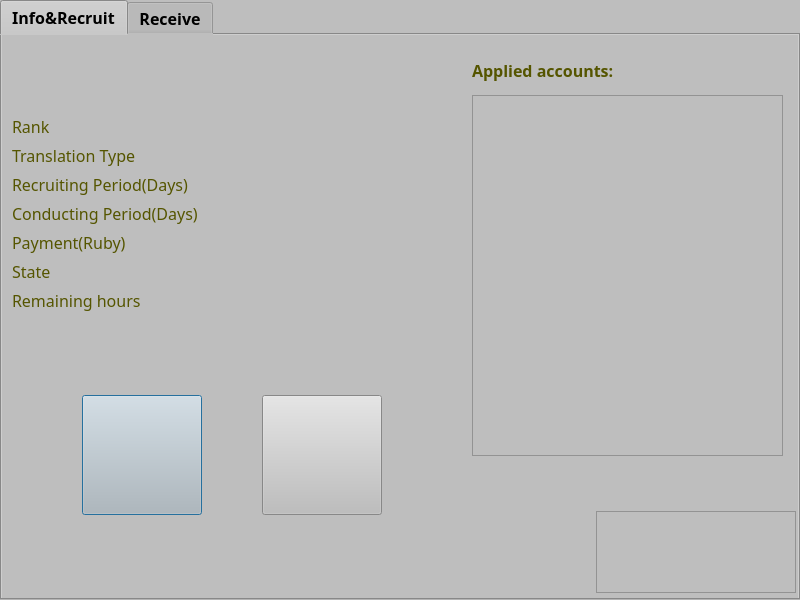
<?xml version="1.0" encoding="UTF-8"?>
<ui version="4.0">
 <class>DialogIssRecTaskOper</class>
 <widget class="QDialog" name="DialogIssRecTaskOper">
  <property name="geometry">
   <rect>
    <x>0</x>
    <y>0</y>
    <width>800</width>
    <height>600</height>
   </rect>
  </property>
  <property name="windowTitle">
   <string>Issued Task</string>
  </property>
  <property name="styleSheet">
   <string notr="true">background-color: rgb(190, 190, 190);
border-image:transparent;</string>
  </property>
  <widget class="QTabWidget" name="tabWidget">
   <property name="geometry">
    <rect>
     <x>0</x>
     <y>0</y>
     <width>800</width>
     <height>600</height>
    </rect>
   </property>
   <property name="font">
    <font>
     <family>Century Gothic</family>
     <pointsize>12</pointsize>
     <weight>75</weight>
     <bold>true</bold>
    </font>
   </property>
   <property name="currentIndex">
    <number>0</number>
   </property>
   <widget class="QWidget" name="tabInfo">
    <attribute name="title">
     <string>Info&amp;&amp;Recruit</string>
    </attribute>
    <widget class="QLabel" name="label">
     <property name="geometry">
      <rect>
       <x>470</x>
       <y>20</y>
       <width>191</width>
       <height>31</height>
      </rect>
     </property>
     <property name="font">
      <font>
       <family>Century Gothic</family>
       <pointsize>12</pointsize>
       <weight>75</weight>
       <bold>true</bold>
      </font>
     </property>
     <property name="styleSheet">
      <string notr="true">border-image:transparent;color: rgb(85, 85, 0);</string>
     </property>
     <property name="text">
      <string>Applied accounts:</string>
     </property>
    </widget>
    <widget class="QPushButton" name="okButton">
     <property name="geometry">
      <rect>
       <x>80</x>
       <y>360</y>
       <width>120</width>
       <height>120</height>
      </rect>
     </property>
     <property name="toolTip">
      <string>Choose as principal</string>
     </property>
     <property name="styleSheet">
      <string notr="true">QPushButton{border-image: url(:/CrowdSourcing/Resources/pictures/link_shoot.png);}  
QPushButton:hover{border-image: url(:/CrowdSourcing/Resources/pictures/link_shoot_on.png);}
QPushButton:pressed{border-image: url(:/CrowdSourcing/Resources/pictures/link_shoot_clicked.png);};</string>
     </property>
     <property name="text">
      <string/>
     </property>
    </widget>
    <widget class="QWidget" name="formLayoutWidget">
     <property name="geometry">
      <rect>
       <x>10</x>
       <y>80</y>
       <width>455</width>
       <height>212</height>
      </rect>
     </property>
     <layout class="QFormLayout" name="formLayout">
      <item row="1" column="0">
       <widget class="QLabel" name="label_1">
        <property name="font">
         <font>
          <family>Century Gothic</family>
          <pointsize>12</pointsize>
         </font>
        </property>
        <property name="styleSheet">
         <string notr="true">color: rgb(85, 85, 0);</string>
        </property>
        <property name="text">
         <string>Translation Type</string>
        </property>
       </widget>
      </item>
      <item row="1" column="1">
       <widget class="QLabel" name="labelTransType">
        <property name="font">
         <font>
          <family>Century Gothic</family>
          <pointsize>12</pointsize>
         </font>
        </property>
        <property name="styleSheet">
         <string notr="true">color: rgb(85, 0, 255);</string>
        </property>
        <property name="text">
         <string/>
        </property>
       </widget>
      </item>
      <item row="2" column="0">
       <widget class="QLabel" name="label_2">
        <property name="font">
         <font>
          <family>Century Gothic</family>
          <pointsize>12</pointsize>
         </font>
        </property>
        <property name="styleSheet">
         <string notr="true">color: rgb(85, 85, 0);</string>
        </property>
        <property name="text">
         <string>Recruiting Period(Days)</string>
        </property>
       </widget>
      </item>
      <item row="2" column="1">
       <widget class="QLabel" name="labelRecPeriod">
        <property name="font">
         <font>
          <family>Century Gothic</family>
          <pointsize>12</pointsize>
         </font>
        </property>
        <property name="styleSheet">
         <string notr="true">color: rgb(85, 0, 255);</string>
        </property>
        <property name="text">
         <string/>
        </property>
       </widget>
      </item>
      <item row="3" column="0">
       <widget class="QLabel" name="label_3">
        <property name="font">
         <font>
          <family>Century Gothic</family>
          <pointsize>12</pointsize>
         </font>
        </property>
        <property name="styleSheet">
         <string notr="true">color: rgb(85, 85, 0);</string>
        </property>
        <property name="text">
         <string>Conducting Period(Days)</string>
        </property>
       </widget>
      </item>
      <item row="3" column="1">
       <widget class="QLabel" name="labelConPeriod">
        <property name="font">
         <font>
          <family>Century Gothic</family>
          <pointsize>12</pointsize>
         </font>
        </property>
        <property name="styleSheet">
         <string notr="true">color: rgb(85, 0, 255);</string>
        </property>
        <property name="text">
         <string/>
        </property>
       </widget>
      </item>
      <item row="4" column="0">
       <widget class="QLabel" name="label_7">
        <property name="font">
         <font>
          <family>Century Gothic</family>
          <pointsize>12</pointsize>
         </font>
        </property>
        <property name="styleSheet">
         <string notr="true">color: rgb(85, 85, 0);</string>
        </property>
        <property name="text">
         <string>Payment(Ruby)</string>
        </property>
       </widget>
      </item>
      <item row="4" column="1">
       <widget class="QLabel" name="labelPayment">
        <property name="font">
         <font>
          <family>Century Gothic</family>
          <pointsize>12</pointsize>
         </font>
        </property>
        <property name="styleSheet">
         <string notr="true">color: rgb(85, 0, 255);</string>
        </property>
        <property name="text">
         <string/>
        </property>
       </widget>
      </item>
      <item row="5" column="0">
       <widget class="QLabel" name="label_6">
        <property name="font">
         <font>
          <family>Century Gothic</family>
          <pointsize>12</pointsize>
         </font>
        </property>
        <property name="styleSheet">
         <string notr="true">color: rgb(85, 85, 0);</string>
        </property>
        <property name="text">
         <string>State</string>
        </property>
       </widget>
      </item>
      <item row="5" column="1">
       <widget class="QLabel" name="labelState">
        <property name="font">
         <font>
          <family>Century Gothic</family>
          <pointsize>12</pointsize>
         </font>
        </property>
        <property name="styleSheet">
         <string notr="true">color: rgb(85, 0, 255);</string>
        </property>
        <property name="text">
         <string/>
        </property>
       </widget>
      </item>
      <item row="0" column="0">
       <widget class="QLabel" name="label_8">
        <property name="font">
         <font>
          <family>Century Gothic</family>
          <pointsize>12</pointsize>
         </font>
        </property>
        <property name="styleSheet">
         <string notr="true">color: rgb(85, 85, 0);</string>
        </property>
        <property name="text">
         <string>Rank</string>
        </property>
       </widget>
      </item>
      <item row="0" column="1">
       <widget class="QLabel" name="labelRank">
        <property name="font">
         <font>
          <family>Century Gothic</family>
          <pointsize>12</pointsize>
         </font>
        </property>
        <property name="styleSheet">
         <string notr="true">color: rgb(85, 0, 255);</string>
        </property>
        <property name="text">
         <string/>
        </property>
       </widget>
      </item>
      <item row="6" column="0">
       <widget class="QLabel" name="label_9">
        <property name="font">
         <font>
          <family>Century Gothic</family>
          <pointsize>12</pointsize>
         </font>
        </property>
        <property name="styleSheet">
         <string notr="true">color: rgb(85, 85, 0);</string>
        </property>
        <property name="text">
         <string>Remaining hours</string>
        </property>
       </widget>
      </item>
      <item row="6" column="1">
       <widget class="QLabel" name="labelRemHours">
        <property name="font">
         <font>
          <family>Century Gothic</family>
          <pointsize>12</pointsize>
         </font>
        </property>
        <property name="styleSheet">
         <string notr="true">color: rgb(85, 0, 255);</string>
        </property>
        <property name="text">
         <string/>
        </property>
       </widget>
      </item>
     </layout>
    </widget>
    <widget class="QListWidget" name="listWidgetAppliedAcc">
     <property name="geometry">
      <rect>
       <x>470</x>
       <y>60</y>
       <width>311</width>
       <height>361</height>
      </rect>
     </property>
     <property name="styleSheet">
      <string notr="true">border-image: transparent;</string>
     </property>
    </widget>
    <widget class="QPushButton" name="cancelButton">
     <property name="geometry">
      <rect>
       <x>260</x>
       <y>360</y>
       <width>120</width>
       <height>120</height>
      </rect>
     </property>
     <property name="toolTip">
      <string>Cancel</string>
     </property>
     <property name="styleSheet">
      <string notr="true">QPushButton{border-image: url(:/CrowdSourcing/Resources/pictures/zelda_woman.png);}  
QPushButton:hover{border-image: url(:/CrowdSourcing/Resources/pictures/zelda_woman_on.png);}
QPushButton:pressed{border-image: url(:/CrowdSourcing/Resources/pictures/zelda_woman_clicked.png);};</string>
     </property>
     <property name="text">
      <string/>
     </property>
    </widget>
    <widget class="QFrame" name="frame">
     <property name="geometry">
      <rect>
       <x>594</x>
       <y>476</y>
       <width>200</width>
       <height>82</height>
      </rect>
     </property>
     <property name="styleSheet">
      <string notr="true">border-image: url(:/CrowdSourcing/Resources/pictures/zelda_logo2.png);</string>
     </property>
     <property name="frameShape">
      <enum>QFrame::StyledPanel</enum>
     </property>
     <property name="frameShadow">
      <enum>QFrame::Raised</enum>
     </property>
    </widget>
   </widget>
   <widget class="QWidget" name="tabReceive">
    <attribute name="title">
     <string>Receive</string>
    </attribute>
    <widget class="QPushButton" name="refuseButton">
     <property name="geometry">
      <rect>
       <x>390</x>
       <y>370</y>
       <width>120</width>
       <height>120</height>
      </rect>
     </property>
     <property name="toolTip">
      <string>Refuse</string>
     </property>
     <property name="styleSheet">
      <string notr="true">QPushButton{border-image: url(:/CrowdSourcing/Resources/pictures/zelda_woman.png);}  
QPushButton:hover{border-image: url(:/CrowdSourcing/Resources/pictures/zelda_woman_on.png);}
QPushButton:pressed{border-image: url(:/CrowdSourcing/Resources/pictures/zelda_woman_clicked.png);};</string>
     </property>
     <property name="text">
      <string/>
     </property>
    </widget>
    <widget class="QPushButton" name="acceptButton">
     <property name="geometry">
      <rect>
       <x>180</x>
       <y>370</y>
       <width>120</width>
       <height>120</height>
      </rect>
     </property>
     <property name="toolTip">
      <string>Confirm and Pay</string>
     </property>
     <property name="styleSheet">
      <string notr="true">QPushButton{border-image: url(:/CrowdSourcing/Resources/pictures/link_shoot.png);}  
QPushButton:hover{border-image: url(:/CrowdSourcing/Resources/pictures/link_shoot_on.png);}
QPushButton:pressed{border-image: url(:/CrowdSourcing/Resources/pictures/link_shoot_clicked.png);};</string>
     </property>
     <property name="text">
      <string/>
     </property>
    </widget>
    <widget class="QFrame" name="frame_2">
     <property name="geometry">
      <rect>
       <x>594</x>
       <y>476</y>
       <width>200</width>
       <height>82</height>
      </rect>
     </property>
     <property name="styleSheet">
      <string notr="true">border-image: url(:/CrowdSourcing/Resources/pictures/zelda_logo2.png);</string>
     </property>
     <property name="frameShape">
      <enum>QFrame::StyledPanel</enum>
     </property>
     <property name="frameShadow">
      <enum>QFrame::Raised</enum>
     </property>
    </widget>
    <widget class="QTextBrowser" name="textBrowserTranslation">
     <property name="geometry">
      <rect>
       <x>410</x>
       <y>80</y>
       <width>311</width>
       <height>261</height>
      </rect>
     </property>
     <property name="font">
      <font>
       <family>Century Gothic</family>
       <pointsize>10</pointsize>
      </font>
     </property>
     <property name="styleSheet">
      <string notr="true">color: rgb(0, 0, 0);</string>
     </property>
     <property name="readOnly">
      <bool>true</bool>
     </property>
     <property name="html">
      <string>&lt;!DOCTYPE HTML PUBLIC &quot;-//W3C//DTD HTML 4.0//EN&quot; &quot;http://www.w3.org/TR/REC-html40/strict.dtd&quot;&gt;
&lt;html&gt;&lt;head&gt;&lt;meta name=&quot;qrichtext&quot; content=&quot;1&quot; /&gt;&lt;style type=&quot;text/css&quot;&gt;
p, li { white-space: pre-wrap; }
&lt;/style&gt;&lt;/head&gt;&lt;body style=&quot; font-family:'Century Gothic'; font-size:10pt; font-weight:400; font-style:normal;&quot;&gt;
&lt;p style=&quot;-qt-paragraph-type:empty; margin-top:0px; margin-bottom:0px; margin-left:0px; margin-right:0px; -qt-block-indent:0; text-indent:0px;&quot;&gt;&lt;br /&gt;&lt;/p&gt;&lt;/body&gt;&lt;/html&gt;</string>
     </property>
    </widget>
    <widget class="QTextBrowser" name="textBrowserOrigin">
     <property name="geometry">
      <rect>
       <x>50</x>
       <y>80</y>
       <width>311</width>
       <height>261</height>
      </rect>
     </property>
     <property name="font">
      <font>
       <family>Century Gothic</family>
       <pointsize>10</pointsize>
      </font>
     </property>
     <property name="styleSheet">
      <string notr="true">color: rgb(0, 0, 0);</string>
     </property>
     <property name="readOnly">
      <bool>true</bool>
     </property>
     <property name="html">
      <string>&lt;!DOCTYPE HTML PUBLIC &quot;-//W3C//DTD HTML 4.0//EN&quot; &quot;http://www.w3.org/TR/REC-html40/strict.dtd&quot;&gt;
&lt;html&gt;&lt;head&gt;&lt;meta name=&quot;qrichtext&quot; content=&quot;1&quot; /&gt;&lt;style type=&quot;text/css&quot;&gt;
p, li { white-space: pre-wrap; }
&lt;/style&gt;&lt;/head&gt;&lt;body style=&quot; font-family:'Century Gothic'; font-size:10pt; font-weight:400; font-style:normal;&quot;&gt;
&lt;p style=&quot;-qt-paragraph-type:empty; margin-top:0px; margin-bottom:0px; margin-left:0px; margin-right:0px; -qt-block-indent:0; text-indent:0px;&quot;&gt;&lt;br /&gt;&lt;/p&gt;&lt;/body&gt;&lt;/html&gt;</string>
     </property>
    </widget>
    <widget class="QLabel" name="label_17">
     <property name="geometry">
      <rect>
       <x>50</x>
       <y>40</y>
       <width>191</width>
       <height>31</height>
      </rect>
     </property>
     <property name="font">
      <font>
       <family>Century Gothic</family>
       <pointsize>12</pointsize>
       <weight>75</weight>
       <bold>true</bold>
      </font>
     </property>
     <property name="styleSheet">
      <string notr="true">border-image:transparent;color: rgb(85, 85, 0);</string>
     </property>
     <property name="text">
      <string>Origin:</string>
     </property>
    </widget>
    <widget class="QLabel" name="label_18">
     <property name="geometry">
      <rect>
       <x>410</x>
       <y>40</y>
       <width>191</width>
       <height>31</height>
      </rect>
     </property>
     <property name="font">
      <font>
       <family>Century Gothic</family>
       <pointsize>12</pointsize>
       <weight>75</weight>
       <bold>true</bold>
      </font>
     </property>
     <property name="styleSheet">
      <string notr="true">border-image:transparent;color: rgb(85, 85, 0);</string>
     </property>
     <property name="text">
      <string>Translation:</string>
     </property>
    </widget>
   </widget>
  </widget>
 </widget>
 <resources>
  <include location="CrowdSourcing.qrc"/>
 </resources>
 <connections>
  <connection>
   <sender>okButton</sender>
   <signal>clicked()</signal>
   <receiver>DialogIssRecTaskOper</receiver>
   <slot>okButtonClick()</slot>
   <hints>
    <hint type="sourcelabel">
     <x>141</x>
     <y>451</y>
    </hint>
    <hint type="destinationlabel">
     <x>399</x>
     <y>299</y>
    </hint>
   </hints>
  </connection>
  <connection>
   <sender>acceptButton</sender>
   <signal>clicked()</signal>
   <receiver>DialogIssRecTaskOper</receiver>
   <slot>acceptButtonClick()</slot>
   <hints>
    <hint type="sourcelabel">
     <x>241</x>
     <y>461</y>
    </hint>
    <hint type="destinationlabel">
     <x>399</x>
     <y>299</y>
    </hint>
   </hints>
  </connection>
  <connection>
   <sender>cancelButton</sender>
   <signal>clicked()</signal>
   <receiver>DialogIssRecTaskOper</receiver>
   <slot>cancelButtonClick()</slot>
   <hints>
    <hint type="sourcelabel">
     <x>321</x>
     <y>451</y>
    </hint>
    <hint type="destinationlabel">
     <x>399</x>
     <y>299</y>
    </hint>
   </hints>
  </connection>
  <connection>
   <sender>refuseButton</sender>
   <signal>clicked()</signal>
   <receiver>DialogIssRecTaskOper</receiver>
   <slot>refuseButtonClick()</slot>
   <hints>
    <hint type="sourcelabel">
     <x>451</x>
     <y>461</y>
    </hint>
    <hint type="destinationlabel">
     <x>399</x>
     <y>299</y>
    </hint>
   </hints>
  </connection>
 </connections>
 <slots>
  <slot>okButtonClick()</slot>
  <slot>cancelButtonClick()</slot>
  <slot>acceptButtonClick()</slot>
  <slot>refuseButtonClick()</slot>
 </slots>
</ui>
